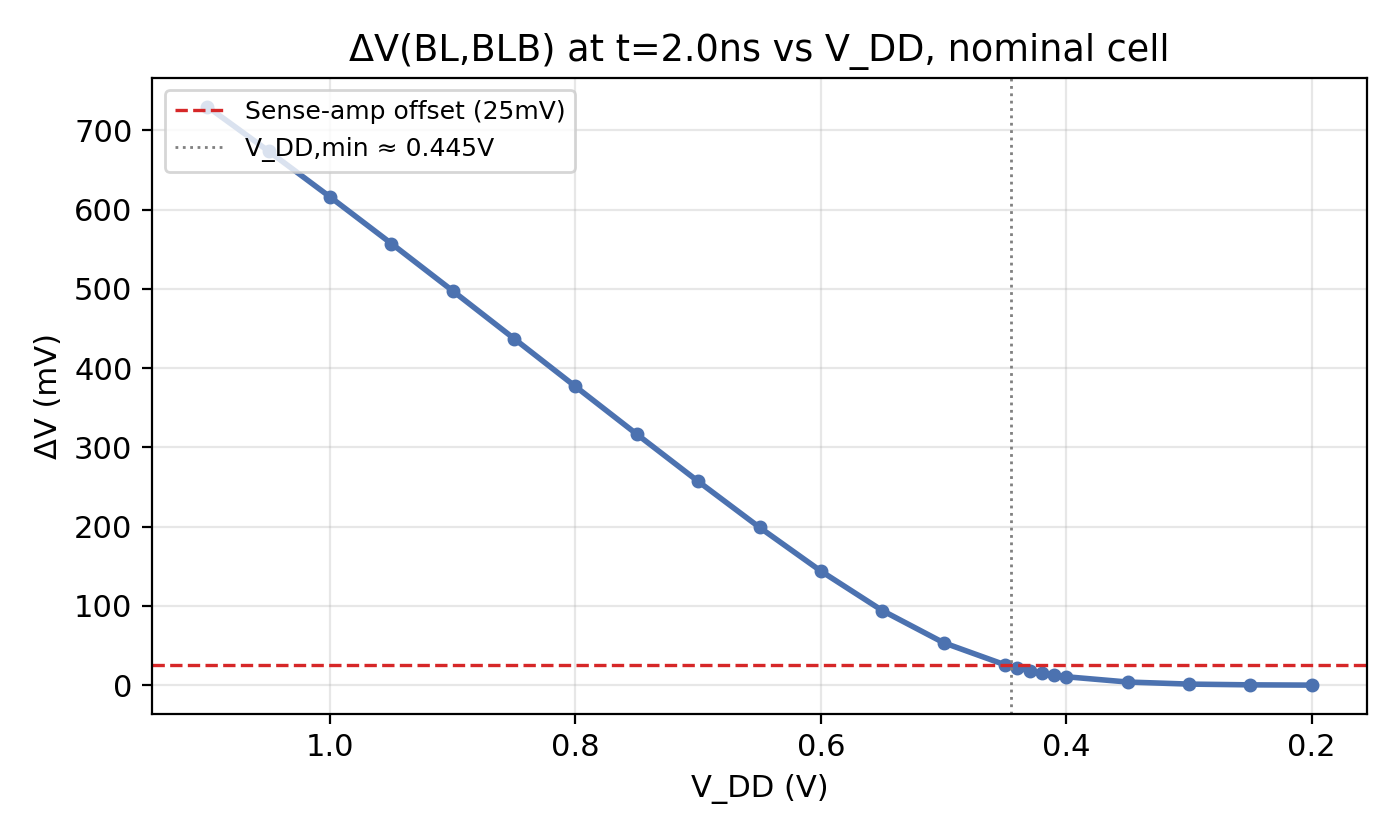

Source code (Python):
import matplotlib.pyplot as plt
import pandas as pd
import matplotlib
matplotlib.rcParams['font.size'] = 11

df = pd.read_csv('data/partA_vdd_sweep.csv')
df['dv_mV'] = df['dv'] * 1000

fig, ax = plt.subplots(figsize=(7, 4.2))
ax.plot(df['vdd'], df['dv_mV'], marker='o', color='#4c72b0', linewidth=2, markersize=4)
ax.axhline(25, color='#d62728', linestyle='--', linewidth=1.2, label='Sense-amp offset (25mV)')
ax.axvline(0.445, color='gray', linestyle=':', linewidth=1, label='V_DD,min \u2248 0.445V')
ax.set_xlabel('V_DD (V)')
ax.set_ylabel('\u0394V (mV)')
ax.set_title('\u0394V(BL,BLB) at t=2.0ns vs V_DD, nominal cell')
ax.legend(fontsize=9, loc='upper left')
ax.grid(alpha=0.3)
ax.invert_xaxis()
plt.tight_layout()
plt.savefig('plots/plot_partA_vdd.png', dpi=200)
print("saved")
